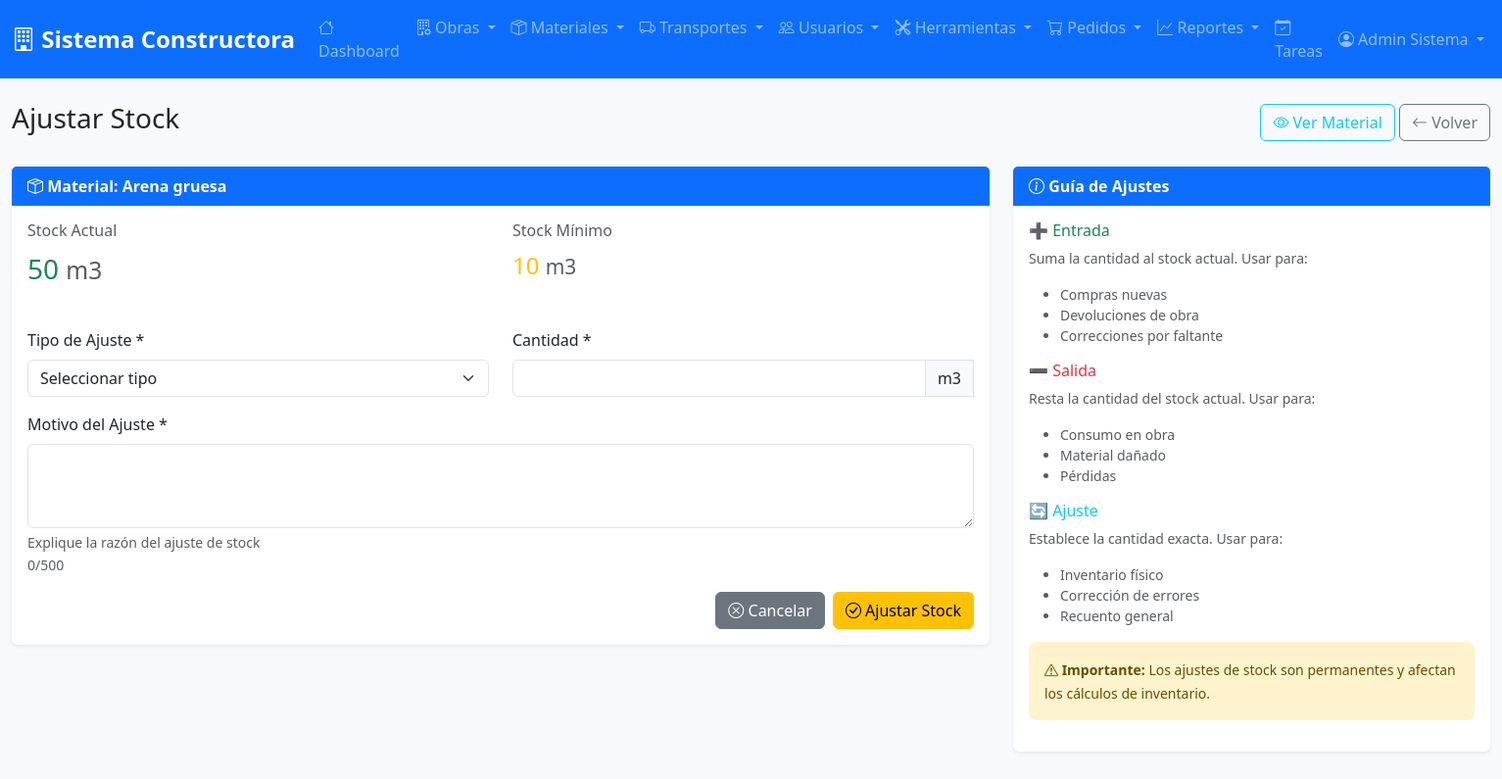
The page /modules/materiales/adjust_stock.php?id=2 (signed in) on the database its author committed.
### tables this page shows
CREATE TABLE materiales (
    id_material INT AUTO_INCREMENT PRIMARY KEY,
    nombre_material VARCHAR(200) NOT NULL,
    descripcion TEXT,
    categoria VARCHAR(100),
    stock_actual INT DEFAULT 0,
    stock_minimo INT DEFAULT 0,
    stock_maximo INT DEFAULT 0,
    precio_referencia DECIMAL(10,2) DEFAULT 0.00,
    precio_compra DECIMAL(10,2) DEFAULT 0.00,
    unidad_medida VARCHAR(50) DEFAULT 'unidad',
    proveedor VARCHAR(200),
    codigo_interno VARCHAR(50),
    ubicacion_deposito VARCHAR(100),
    estado ENUM('activo', 'inactivo', 'descontinuado') DEFAULT 'activo',
    fecha_creacion TIMESTAMP DEFAULT CURRENT_TIMESTAMP,
    fecha_actualizacion TIMESTAMP DEFAULT CURRENT_TIMESTAMP ON UPDATE CURRENT_TIMESTAMP
);

### modules/materiales/adjust_stock.php (the view, shortened to what this page needs)
<?php
$database = new Database();
$conn = $database->getConnection();
$material_id = (int)($_GET['id'] ?? 0);
try {
    $query = "SELECT * FROM materiales WHERE id_material = ?";
    $stmt = $conn->prepare($query);
    $stmt->execute([$material_id]);
    $material = $stmt->fetch();
} catch (Exception $e) {
    error_log("Error al obtener material: " . $e->getMessage());
    redirect(SITE_URL . '/modules/materiales/list.php');
}
include '../../includes/header.php';
?>
<div class="row">
    <div class="col-12">
        <div class="d-flex justify-content-between align-items-center mb-4">
            <h1 class="h3">
                <i class="bi bi-arrow-up-down"></i> Ajustar Stock
            </h1>
            <div>
                <a href="view.php?id=<?php echo $material['id_material']; ?>" class="btn btn-outline-info">
                    <i class="bi bi-eye"></i> Ver Material
                </a>
                <a href="list.php" class="btn btn-outline-secondary">
                    <i class="bi bi-arrow-left"></i> Volver
                </a>
            </div>
        </div>
    </div>
</div>
<div class="row">
    <div class="col-lg-8">
        <div class="card">
            <div class="card-header">
                <i class="bi bi-box-seam"></i> Material: <?php echo htmlspecialchars($material['nombre_material']); ?>
            </div>
            <div class="card-body">
                <div class="row mb-4">
                    <div class="col-md-6">
                        <h6 class="text-muted">Stock Actual</h6>
                        <p class="fs-3 <?php echo $material['stock_actual'] <= $material['stock_minimo'] ? 'text-danger' : 'text-success'; ?>">
                            <?php echo number_format($material['stock_actual']); ?>
                            <small class="text-muted"><?php echo htmlspecialchars($material['unidad_medida']); ?></small>
                        </p>
                    </div>
                    <div class="col-md-6">
                        <h6 class="text-muted">Stock Mínimo</h6>
                        <p class="fs-4 text-warning">
                            <?php echo number_format($material['stock_minimo']); ?>
                            <small class="text-muted"><?php echo htmlspecialchars($material['unidad_medida']); ?></small>
                        </p>
                    </div>
                </div>
                <form method="POST" class="needs-validation" novalidate>
                    <div class="row">
                        <div class="col-md-6 mb-3">
                            <label for="tipo_ajuste" class="form-label">Tipo de Ajuste *</label>
                            <select class="form-select" id="tipo_ajuste" name="tipo_ajuste" required>
                                <option value="">Seleccionar tipo</option>
                            </select>
                        </div>
                        <div class="col-md-6 mb-3">
                            <label for="cantidad" class="form-label">Cantidad *</label>
                            <div class="input-group">
                                <input type="number" class="form-control" id="cantidad" name="cantidad"
                                       value="<?php echo isset($_POST['cantidad']) ? $_POST['cantidad'] : ''; ?>"
                                       required min="1" step="1">
                                <span class="input-group-text"><?php echo htmlspecialchars($material['unidad_medida']); ?></span>
                            </div>
                        </div>
                    </div>
                    <div class="mb-3">
                        <label for="motivo" class="form-label">Motivo del Ajuste *</label>
                        <textarea class="form-control" id="motivo" name="motivo" rows="3"
                                  required maxlength="500"><?php echo isset($_POST['motivo']) ? htmlspecialchars($_POST['motivo']) : ''; ?></textarea>
                        <div class="form-text">Explique la razón del ajuste de stock</div>
                    </div>
                    <div class="d-flex justify-content-end gap-2">
                        <a href="view.php?id=<?php echo $material['id_material']; ?>" class="btn btn-secondary">
                            <i class="bi bi-x-circle"></i> Cancelar
                        </a>
                        <button type="submit" class="btn btn-warning">
                            <i class="bi bi-check-circle"></i> Ajustar Stock
                        </button>
                    </div>
                </form>
            </div>
        </div>
    </div>
    <div class="col-lg-4">
        <div class="card">
            <div class="card-header">
                <i class="bi bi-info-circle"></i> Guía de Ajustes
            </div>
            <div class="card-body">
                <div class="mb-3">
                    <h6 class="text-success">➕ Entrada</h6>
                    <p class="small text-muted">Suma la cantidad al stock actual. Usar para:</p>
                    <ul class="small text-muted">
                        <li>Compras nuevas</li>
                        <li>Devoluciones de obra</li>
                        <li>Correcciones por faltante</li>
                    </ul>
                </div>
                <div class="mb-3">
                    <h6 class="text-danger">➖ Salida</h6>
                    <p class="small text-muted">Resta la cantidad del stock actual. Usar para:</p>
                    <ul class="small text-muted">
                        <li>Consumo en obra</li>
                        <li>Material dañado</li>
                        <li>Pérdidas</li>
                    </ul>
                </div>
                <div class="mb-3">
                    <h6 class="text-info">🔄 Ajuste</h6>
                    <p class="small text-muted">Establece la cantidad exacta. Usar para:</p>
                    <ul class="small text-muted">
                        <li>Inventario físico</li>
                        <li>Corrección de errores</li>
                        <li>Recuento general</li>
                    </ul>
                </div>
                <div class="alert alert-warning" role="alert">
                    <small>
                        <i class="bi bi-exclamation-triangle"></i>
                        <strong>Importante:</strong> Los ajustes de stock son permanentes y afectan los cálculos de inventario.
                    </small>
                </div>
            </div>
        </div>
    </div>
</div>
<?php include '../../includes/footer.php'; ?>

### assets/css/style.css (style rules this page uses)
:root { --primary-color: #0d6efd; --secondary-color: #6c757d; --success-color: #198754; --danger-color: #dc3545; --warning-color: #ffc107; --info-color: #0dcaf0; --light-color: #f8f9fa; --dark-color: #212529; }
body { background-color: #f8f9fa; font-family: "Segoe UI", Tahoma, Geneva, Verdana, sans-serif; }
.card { border: none; box-shadow: 0 0.125rem 0.25rem rgba(0, 0, 0, 0.075); transition: box-shadow 0.15s ease-in-out; }
.card-header { background-color: var(--primary-color); color: white; border-bottom: none; font-weight: 600; }
.btn { border-radius: 0.375rem; font-weight: 500; }
.form-label { font-weight: 500; color: var(--dark-color); }
.alert { border: none; border-radius: 0.5rem; }

### rows shown on the page
materiales: nombre_material "Arena gruesa", stock_actual "50", unidad_medida "m3", stock_minimo "10"

### other values the page prints
SITE_NAME "Sistema Constructora"
$_SESSION['user_name'] "Admin Sistema"
